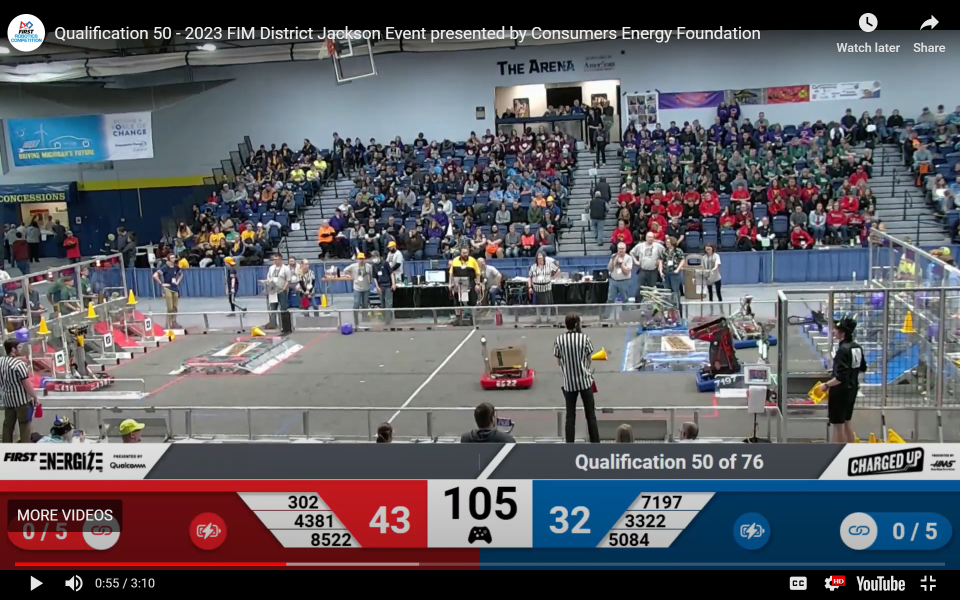
#> input picture OpenCVTest/images/match_pic2.png, 1920 x 1200 px (shown at 1/2 size)
$ python HoughDetection.py
#> lines starting #> are read from the running program, lines starting #| are printed output that depends on the picture; after the words box and inside, x2 and y2 are one past the last pixel; in counts of white or black regions, pixels touching at a corner belong together
import cv2
import numpy as np

img = cv2.imread('images/match_pic2.png')[580:890, 0:]
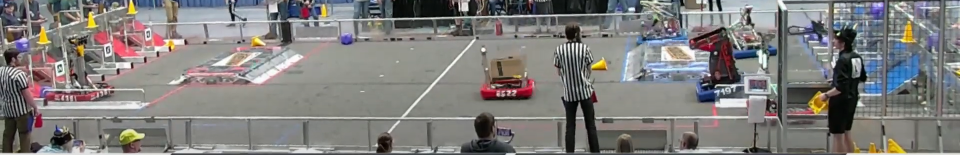
#> img: shape (310, 1920, 3) (shown at 1/2 size); mean B, G, R 124, 125.5, 127.5
gray = cv2.cvtColor(img,cv2.COLOR_BGR2GRAY)
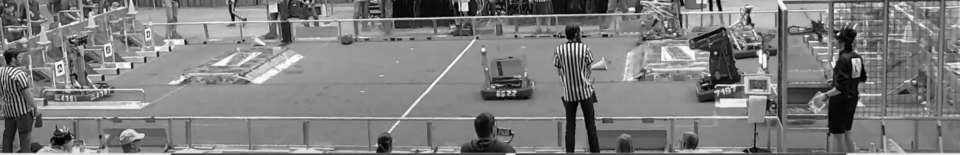
#> gray: shape (310, 1920) (shown at 1/2 size); min 0, max 255, mean 125.9
gray = cv2.GaussianBlur(src=gray, ksize=(5,5), sigmaX=0)

edges = cv2.Canny(gray, 150, 200, apertureSize = 3)
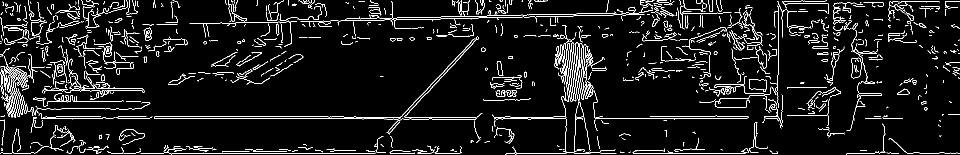
#> edges: shape (310, 1920) (shown at 1/2 size); 6% white in thin lines or dots
cv2.imshow('edges',edges)
cv2.waitKey(0)

minLineLength = 150
maxLineGap = 10
lines = cv2.HoughLinesP(edges, 1, np.pi/180, 30, minLineLength=minLineLength, maxLineGap=maxLineGap)
#> lines = [[478, 306, 750, 306], [452, 237, 772, 237], [406, 233, 687, 233], [277, 236, 472, 236], [688, 234, 954, 234], [693, 37, 881, 34], [766, 272, 948, 77], [1339, 232, 1495, 232], [769, 238, 951, 238], [778, 266, 957, 74]]

for x in range(0, len(lines)):
    for x1,y1,x2,y2 in lines[x]:
        #if abs((y1 - y2) / (x1 - x2)) > 1:
        cv2.line(img,(x1,y1),(x2,y2),(0,255,0),2)
#> this loop made 10 passes
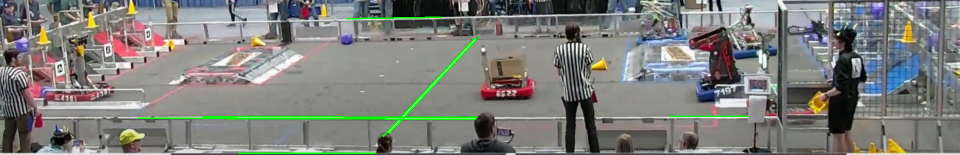
#> img: shape (310, 1920, 3) (shown at 1/2 size); 1.21% of pixels changed, all inside (x1, y1, x2, y2) = (276, 33, 1497, 308)

cv2.imshow('hough',img)
cv2.waitKey(0)
